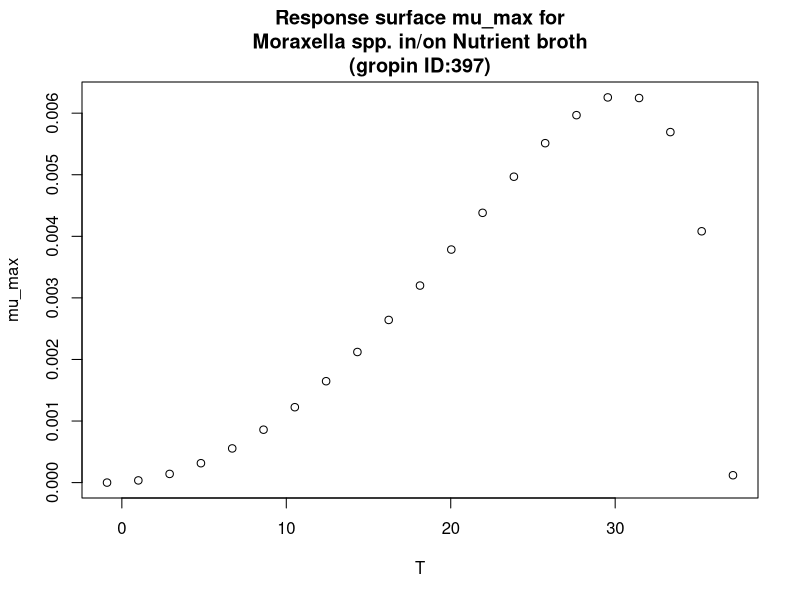

Write the R code that produced this figure.
#############################
# start of Parameter script
#############################
T <- seq(-0.9009,37.1628371628372,length.out=21)
#############################
# end of Parameter script
#############################
############################# 
# start of Model script Gropin ID 397 
#############################
 
# constant coefficients for this model
 
variables <- data.frame(T)
argumentsPar <- expand.grid(variables)
 
# heart of the model
response_surface <- function(T) {
   mumax <-(6.3*(10^-3)*(T-37.2)*((T+0.9)^2))/((30.5+0.9)*((30.5+0.9)*(T-30.5)-(30.5-37.2)*(30.5-0.9-2*T)))

return(mumax=mumax)
} 

# output parameters
mumax <- cbind(argumentsPar,response_surface(argumentsPar['T']))
colnames(mumax) <- c(colnames(argumentsPar),'mumax')
#############################
# End of Model script
#############################
############################# 
# start of Visualisation script Gropin ID 397 
#############################
plot(T,mumax$mumax,
                          xlab='T',
                          ylab='mu_max',main='Response surface mu_max for
Moraxella spp. in/on Nutrient broth
(gropin ID:397)')
#############################
# End of Visualisation script
#############################
